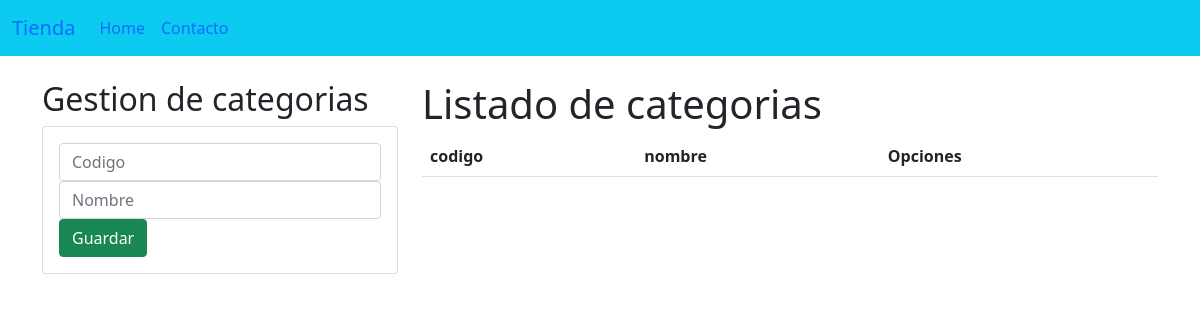
Before: /crudcategorias/ with the older database file.
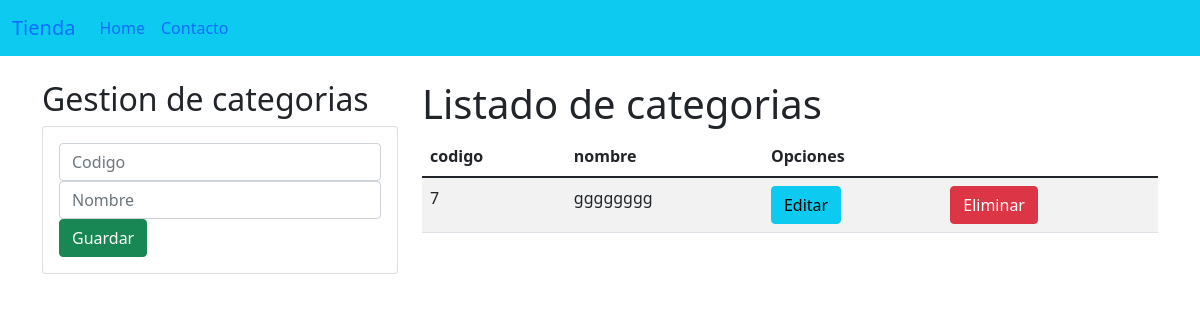
After: the same page with the newer database file.
### crudcategorias/models.py (models this page shows)
class Categoria(models.Model):
    codigo=models.CharField(primary_key=True,max_length=6)
    nombre=models.CharField(max_length=50)

### crudcategorias/views.py (the view)
# urls.py: path('', views.homeCategorias),
def homeCategorias(request):
    categoriasListados = Categoria.objects.all()
    return render(request, "gestionCategorias.html", {"categorias": categoriasListados})

### crudcategorias/templates/gestionCategorias.html (shortened to what this page needs)
{% extends "./base.html"%}
{% block body%}
<div class="row">
    <div class="col-sm-12 col-md-6 col-lg-4 col-xl-4">
        <h2>Gestion de categorias</h2>
        <div class="card">
            <div class="card-body">
                <form action="registrarCategoria/" method="POST">{% csrf_token %}
                    <div class="form-group">
                        <input type="text" id="=txtCodigo" name="txtCodigo" class="form-control" placeholder="Codigo" minlength="1" required >
                    </div>
                    <div class="form-group">
                        <input type="text" id="=txtNombre" name="txtNombre" class="form-control" placeholder="Nombre" minlength="5" required >
                    </div>
                    <div class="form-group">
                        <button type="submit" class="btn btn-success btn-block text-white">Guardar</button>
                    </div>
                </form>
            </div>
        </div>
    </div>
    <div class="col-sm-12 col-md-6 col-lg-8 col-xl-8">
        <h1>Listado de categorias</h1>
        <div class="table-responsive">
            <table class="table table-striped">
                <thead>
                    <tr>
                        <th>codigo</th>
                        <th>nombre</th>
                        <th colspan ="2">Opciones</th>
                    </tr>
                </thead>
                <tbody>
                    {% for c in categorias %}
                    <tr>
                        <td>{{c.codigo}}</td>
                        <td>{{c.nombre}}</td>
                        <td><a href="edicionCategoria/{{c.codigo}}" class="btn btn-info">Editar</a></td>
                        <td><a href="eliminarCategoria/{{c.codigo}}" class="btn btn-danger">Eliminar</a></td>
                    </tr>
                    {% endfor%}
                </tbody>
            </table>
        </div>
    </div>
</div>
{% endblock%}

Changed rows visible on the page:
added Categoria: codigo "7", nombre "gggggggg"
